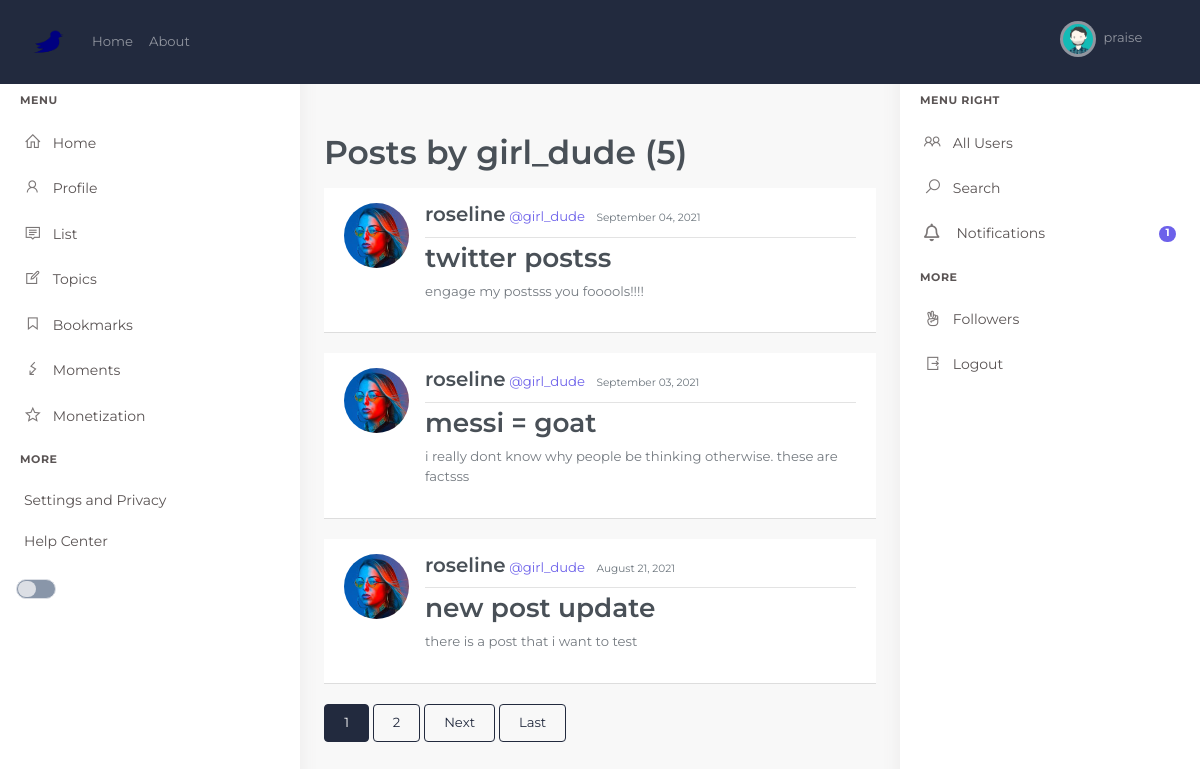
The app's page /user/girl_dude (signed in) with its own data.
### users/models.py (models this page shows, shortened)
class Profile(models.Model):
    user = models.OneToOneField(User, on_delete=models.CASCADE)
    displayname = models.CharField('Name', default='', max_length=25, blank=True, null=True)
    slug = AutoSlugField(populate_from='user', null=True)
    bio = models.TextField(default='', blank=True, null=True)
    birthday = models.DateField('Birthday', blank=True, null=True)
    image = models.ImageField(default='default.png', upload_to='profile_pics', blank=True, null=True)
    coverimage = models.ImageField(default='default_cover.jpg', upload_to='cover_pics', blank=True, null=True)
    followers = models.ManyToManyField("Profile", blank=True)
    def get_absolute_url(self):
        return "/users/profile/{}".format(self.slug)

### blog/models.py (models this page shows, shortened)
class Post(models.Model):
    title = models.CharField(max_length=100)
    content = models.TextField()
    date_posted = models.DateTimeField(default=timezone.now)
    author = models.ForeignKey(User, on_delete=models.CASCADE)
    liked = models.ManyToManyField(Profile, blank=True, related_name='likes')
    objects = models.Manager()

### blog/views.py (the view)
# urls.py: path('user/<str:username>', UserPostListView.as_view(), name='user-posts'),
class UserPostListView(ListView):
    model = Post
    template_name = 'blog/user_posts.html'
    context_object_name = 'posts'
    ordering = ['-date_posted']
    paginate_by = 3
    def get_context_data(self, *args, **kwargs):
        context = super().get_context_data(*args,**kwargs)
        rec_follow_requests = FollowRequest.objects.filter(to_user=self.request.user)
        context['rec_follow_requests'] = rec_follow_requests
        return context
    def get_queryset(self):
        user = get_object_or_404(User, username=self.kwargs.get('username'))
        return Post.objects.filter(author=user).order_by('-date_posted')

### blog/templates/blog/user_posts.html (shortened to what this page needs)
{% extends "blog/base.html" %}
    {% block content %}
    <div class="main-content">
        <div class="page-content">
            <div class="container-fluid">
                    <h1 class="mb-3 all-posts">Posts by {{ view.kwargs.username }} ({{ page_obj.paginator.count }})</h1>
                {% for post in posts %}
                        <article class="media content-section">
                            <a href="{{ post.author.profile.get_absolute_url }}">
                                <img class="rounded-circle article-img" src="{{ post.author.profile.image.url }}" />
                            </a>
                            <div class="media-body">
                                <div class="article-metadata">
                                    <span class="h4">{{ post.author.profile.displayname }}</span>
                                    <a class="mr-2" href="{{ post.author.profile.get_absolute_url }}"><span>@</span>{{ post.author }}</a>
                                    <small class="text-muted">{{ post.date_posted|date:"F d, Y" }}</small>
                                </div>
                                <h2><a class="article-title" href="{% url 'post-detail' post.id %}">{{ post.title }}</a></h2>
                                <p class="article-content">{{ post.content }}</p>
                            </div>
                        </article>
                {% endfor %}
        {% if is_paginated %}
            {% for num in page_obj.paginator.page_range %}
                {% if page_obj.number == num %}
                    <a class="btn btn-dark mb-4" href="?page={{ num }}">{{ num }}</a>
                {% elif num > page_obj.number|add:'-3' and num < page_obj.number|add:'3' %}
                    <a class="btn btn-outline-dark mb-4" href="?page={{ num }}">{{ num }}</a>
                {% endif %}
            {% endfor %}
            {% if page_obj.has_next %}
                <a class="btn btn-outline-dark mb-4" href="?page={{ page_obj.next_page_number }}">Next</a>
                <a class="btn btn-outline-dark mb-4" href="?page={{ page_obj.paginator.num_pages }}">Last</a>
            {% endif %}
        {% endif %}
        </div>
    </div>
</div>
{% endblock content %}

### blog/templates/blog/base.html (shortened to what this page needs)
{% load static %}
<!doctype html>
<html>
    <head>
        <link rel="stylesheet" href="" type="text/css">
        <link rel="stylesheet" href="{% static 'blog/plugins/dropify/dropify.min.css' %}" type="text/css">
            <link rel="stylesheet" type="text/css" href="{% static 'blog/main.css' %}">
            <link rel="stylesheet" type="text/css" href="{% static 'blog/fontawesome5/css/all.css' %}">
            <link rel="stylesheet" type="text/css" href="{% static 'blog/line-awesome/css/line-awesome.css' %}">
        <link rel="stylesheet" href="{% static 'blog/plugins/select2/select2.min.css' %}" type="text/css">
        <link rel="stylesheet" href="{% static 'blog/plugins/bootstrap-datepicker/bootstrap-datepicker.min.css' %}" type="text/css">
        <link rel="stylesheet" href="{% static 'blog/plugins/icons.min.css' %}" type="text/css">
        <link rel="stylesheet" href="{% static 'blog/plugins/bootstrap.min.css' %}" type="text/css">
        <link rel="stylesheet" href="{% static 'blog/plugins/theme.min.css' %}" type="text/css">
    </head>
    <body>
        <nav class="navbar navbar-expand-lg navbar-dark bg-dark sticky-top">
            <div class="container-fluid">
              <a class="navbar-brand" href="/">
                  <img src="{% static 'blog/twitter-bird.png' %}" width="40px"/>
              </a>
              <div class="collapse navbar-collapse" id="navbarSupportedContent">
                <ul class="navbar-nav mr-auto">
                  <li class="nav-item">
                    <a class="nav-link" href="{% url 'blog-home' %}">Home <span class="sr-only">(current)</span></a>
                  </li>
                  <li class="nav-item">
                    <a class="nav-link" href="{% url 'blog-about' %}">About</a>
                  </li>
                </ul>
                <ul class="navbar-nav">
                    {% if user.is_authenticated %}
                          <li class="nav-item dropdown">
                            <a class="nav-link navbar-link waves-effect" href="javascript:void(0)" id="page-header-user-dropdown" data-toggle="dropdown" aria-haspopup="true" aria-expanded="false">
                                <img width="30px" class="rounded-circle header-profile-user" src="{{ user.profile.image.url }}"  />
                                <span class="d-none d-sm-inline-block ml-1 font-size-13">{{user.username}}</span>
                                <span class="icon icon-small mx-1"><span class="fas fa-chevron-down"></span></span>
                            </a>
                        </li>
                    {% else %}
                      <li class="nav-item"><a class="nav-link" href="{% url 'login' %}">Login</a></li>
                      <li class="nav-item"><a class="nav-link" href="{% url 'register' %}">Register</a></li>
                    {% endif %}
                </ul>
              </div>
            </div>
        </nav>
        <div id="layout-wrapper">
<div class="">
                <div class="vertical-menu left-menu" id="">
                    <div data-simplebar class="h-100">
                        <div class="navbar-brand-box">
                            <a href="index.html" class="logo">
                            </a>
                        </div>
                        <div id="sidebar-menu">
                            <ul class="metismenu list-unstyled" id="side-menu">
                                <li class="menu-title">Menu</li>
                                <li><a href="{% url 'blog-home' %}" class="waves-effect d-flex align-items-center"><i class="la la-home"></i><span>Home</span></a></li>
                                <li>
                                    <a href="{% url 'profile' %}"  class="waves-effect d-flex align-items-center"><i class="la la-user"></i><span>Profile</span></a>
                                </li>
                                <li><a href="#" class="waves-effect d-flex align-items-center"><i class="la la-comment"></i><span>List</span></a></li>
                                <li><a href="#" class="waves-effect d-flex align-items-center"><i class="la la-pencil-square"></i><span>Topics</span></a></li>
                                <li><a href="#" class="waves-effect d-flex align-items-center"><i class="la la-bookmark"></i><span>Bookmarks</span></a></li>
                                <li><a href="#" class="waves-effect d-flex align-items-center"><i class="la la-flash"></i><span>Moments</span></a></li>
                                <li><a href="#" class="waves-effect d-flex align-items-center"><i class="la la-star-o"></i><span>Monetization</span></a></li>
                                <li class="menu-title">More</li>
                                <li><a href="#" class=" waves-effect"><span>Settings and Privacy</span></a></li>
                                <li>
                                    <a href="#" class="waves-effect"><span>Help Center</span></a>
                                </li>
                                {% if user.is_authenticated %}
                                    <li>
                                        <div class="theme-switch">
                                            <label class="theme-switch_label" for="themeSwitchToggle"></label>
                                        </div>
                                    </li>
                                {% endif %}
                            </ul>
                        </div>
                    </div>
                </div>
                        {% block content %}
                        {% endblock %}
                        <div class="vertical-menu right-menu" id="vertical-menu-right">
                            <div data-simplebar class="h-100">
                                <div class="navbar-brand-box">
                                    <a href="index.html" class="logo">
                                    </a>
                                </div>
                                <div id="sidebar-menu">
                                    <ul class="metismenu list-unstyled" id="side-menu">
                                        <li class="menu-title">Menu Right</li>
                                        <li><a href="{% url 'users_list' %}" class="waves-effect d-flex align-items-center"><i class="la la-users"></i><span>All Users</span></a></li>
                                        <li><a href="{% url 'search_users' %}" class="waves-effect d-flex align-items-center"><i class="la la-search"></i><span>Search</span></a></li>
                                        <li>
                                            <a href="{% url 'notification' %}" class="waves-effect"><i class="far fa-bell"></i>
                                                {% if rec_follow_requests %}
                                                    <span class="badge badge-pill badge-primary float-right">
                                                        {{ rec_follow_requests.count }}
                                                    </span>
                                                {% else %}
                                                    <span class="badge badge-pill badge-primary float-right"></span>
                                                {% endif %}
                                            <span>Notifications</span>
                                            </a>
                                        </li>
                                        {% if request.user.is_authenticated %}
                                            <li class="menu-title">More</li>
                                            <li><a href="{% url 'follower_list' %}" class=" waves-effect"><i class="la la-hand-peace-o"></i><span>Followers</span></a></li>
                                            <li>
                                                <a href="{% url 'logout' %}" class="waves-effect"><i class="la la-sign-out"></i><span>Logout</span></a>
                                            </li>
                                        {% endif %}
                                    </ul>
                                </div>
                            </div>
                        </div>
    </div>
    </div>
    </body>
</html>

### blog/static/blog/main.css (style rules this page uses)
body { background: #fafafa; color: #333333; margin-top: 5rem; }
h1, h2, h3, h4, h5, h6 { color: #444444; }
ul { margin: 0; }
.content-section { background: #ffffff; padding: 10px 20px; border: 1px solid #dddddd; border-radius: 3px; margin-bottom: 20px; }
.article-title { color: #444444; }
.article-content { white-space: pre-line; }
.article-img { height: 65px; width: 65px; margin-right: 16px; }
.article-metadata { padding-bottom: 10px; margin-bottom: 4px; border-bottom: 1px solid #e3e3e3 }

### blog/templates/blog/base.html (style rules this page uses)
.article-metadata { padding-bottom: 10px; }
.page-content { padding: calc(25px + 24px) calc(24px / 2) 70px calc(24px / 2); }
.content-section { box-shadow: none; margin-bottom: 25px }
.main-content { margin-left: 300px; margin-right: 300px; overflow: hidden; }
.vertical-menu { width:300px; transition: all .4s; }
.vertical-menu.right-menu { float:right; right: 0; }
.vertical-menu.left-menu { left:0; }
.theme-switch { display: flex; justify-content: flex-start; position: relative; z-index: 0; padding: 1rem; }
.theme-switch_label { outline: 0; display: block; width: 3em; height: 1.5em; position: relative; cursor: pointer; -webkit-user-select: none; -moz-user-select: none; -ms-user-select: none; user-select: none; padding: 1px; background-color: #8996a9; border: 1px solid #dcdfe5; border-radius: 2em; transition: all 0.2s ease; }
.theme-switch_label::after { content: ""; display: block; position: relative; width: 50%; height: 100%; background-color: #dcdfe5; border-radius: 1em; transition: all 0.2s ease; }
.content-section { background: #ffffff; padding: 15px 20px; border-top: 0px solid #dddddd; border-bottom: 0.5px solid #dddddd; border-right: 0px solid #dddddd; border-left: 0px solid #dddddd; border-radius: 0px; margin-bottom: 20px; }
.article-title { color: #495057; }
.article-content { color: #747a80; }

### records on screen
Post: author.profile.image (picture), author.profile.displayname "roseline", author "girl_dude", date_posted "September 04, 2021", title "twitter postss", content "engage my postsss you fooools!!!!"
Post: author.profile.image (picture), author.profile.displayname "roseline", author "girl_dude", date_posted "September 03, 2021", title "messi = goat", content "i really dont know why people be thinking otherwise. these are factsss"
Post: author.profile.image (picture), author.profile.displayname "roseline", author "girl_dude", date_posted "August 21, 2021", title "new post update", content "there is a post that i want to test"

### other values on screen
{{ user.username }} "praise"
{{ view.kwargs.username }} "girl_dude"
{{ page_obj.paginator.count }} "5"
{{ num }} "1"
{{ num }} "2"
{{ rec_follow_requests.count }} "1"
